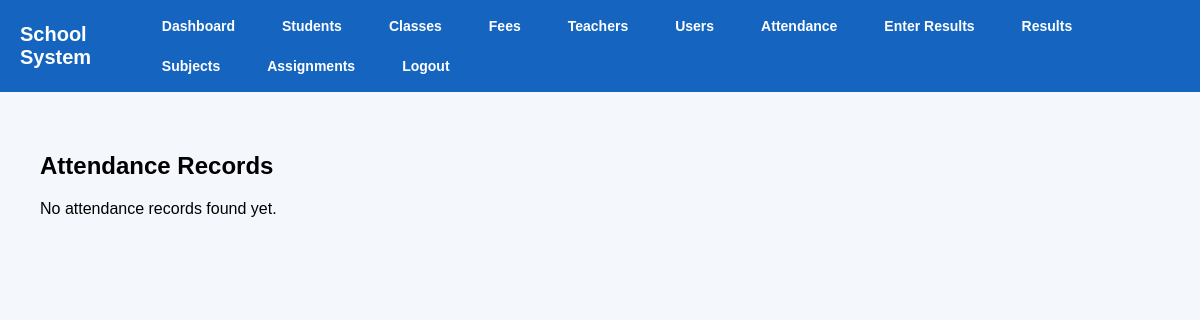
Before: /attendance_records (signed in) with the older database file.
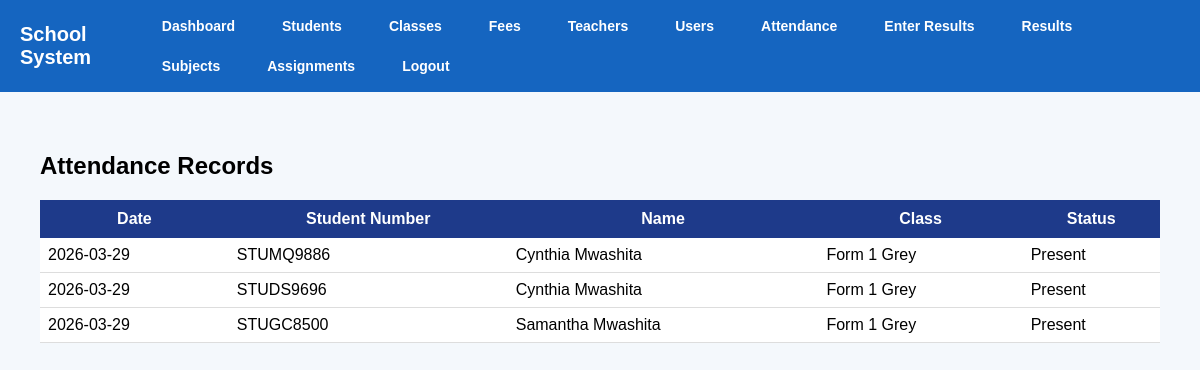
After: the same page with the newer database file.
### tables this page shows
CREATE TABLE attendance (
            id INTEGER PRIMARY KEY AUTOINCREMENT,
            student_id INTEGER,
            class_name TEXT,
            date TEXT,
            status TEXT
        );

CREATE TABLE students (
            id INTEGER PRIMARY KEY AUTOINCREMENT,
            first_name TEXT NOT NULL,
            last_name TEXT NOT NULL,
            gender TEXT,
            dob TEXT,
            class_name TEXT
        , boarding_status TEXT, guardian2_name TEXT, guardian2_phone TEXT, student_number TEXT, birthday TEXT, enrollment_date TEXT, leaving_year TEXT, home_address TEXT, mailing_address TEXT, student_phone TEXT, medical_info TEXT, emergency_contact TEXT, guardian1_relationship TEXT, guardian1_whatsapp TEXT, guardian1_email TEXT, guardian2_relationship TEXT, guardian2_whatsapp TEXT, guardian2_email TEXT, guardian1_name TEXT, guardian1_phone TEXT);

### app.py (the view)
@app.route("/attendance_records")
@login_required
@roles_required("admin", "director", "teacher")
def attendance_records():
    conn = get_db()
    cursor = conn.cursor()
    cursor.execute("""
        SELECT a.*, s.first_name, s.last_name, s.student_number
        FROM attendance a
        JOIN students s ON a.student_id = s.id
        ORDER BY a.date DESC, s.first_name, s.last_name
    """)
    attendance_records = cursor.fetchall()
    conn.close()
    return render_template("attendance_records.html", attendance_records=attendance_records)

### app.py (called while the page is built)
def get_db():
    database_url = os.environ.get("DATABASE_URL")
    if database_url:
        conn = psycopg2.connect(database_url, cursor_factory=RealDictCursor)
    else:
        conn = sqlite3.connect("school.db")
        conn.row_factory = sqlite3.Row
    return conn

def login_required(f):
    @wraps(f)
    def wrapper(*args, **kwargs):
        if "user_id" not in session:
            flash("Please log in first.", "warning")
            return redirect(url_for("login"))
        return f(*args, **kwargs)
    return wrapper

def roles_required(*allowed_roles):
    def decorator(f):
        @wraps(f)
        def wrapper(*args, **kwargs):
            if "user_id" not in session:
                flash("Please log in first.", "warning")
                return redirect(url_for("login"))
            if session.get("role") not in allowed_roles:
                flash("You are not allowed to access that page.", "danger")
                return redirect(url_for("dashboard"))
            return f(*args, **kwargs)
        return wrapper
    return decorator

### templates/attendance_records.html
{% extends "base.html" %}
{% block content %}
<div class="container">
    <h2>Attendance Records</h2>
    {% if attendance_records %}
    <table>
        <thead>
            <tr>
                <th>Date</th>
                <th>Student Number</th>
                <th>Name</th>
                <th>Class</th>
                <th>Status</th>
            </tr>
        </thead>
        <tbody>
            {% for record in attendance_records %}
            <tr>
                <td>{{ record.date }}</td>
                <td>{{ record.student_number }}</td>
                <td>{{ record.first_name }} {{ record.last_name }}</td>
                <td>{{ record.class_name }}</td>
                <td>{{ record.status }}</td>
            </tr>
            {% endfor %}
        </tbody>
    </table>
    {% else %}
        <p>No attendance records found yet.</p>
    {% endif %}
</div>
{% endblock %}

Changed rows visible on the page:
added attendance: date "2026-03-29", student_number "STUMQ9886", first_name "Cynthia", last_name "Mwashita", class_name "Form 1 Grey", status "Present"
added attendance: date "2026-03-29", student_number "STUDS9696", first_name "Cynthia", last_name "Mwashita", class_name "Form 1 Grey", status "Present"
added attendance: date "2026-03-29", student_number "STUGC8500", first_name "Samantha", last_name "Mwashita", class_name "Form 1 Grey", status "Present"
Other visible differences:
text no longer shown: "No attendance records found yet."
text now shown: "Date Student Number Name Class Status"
